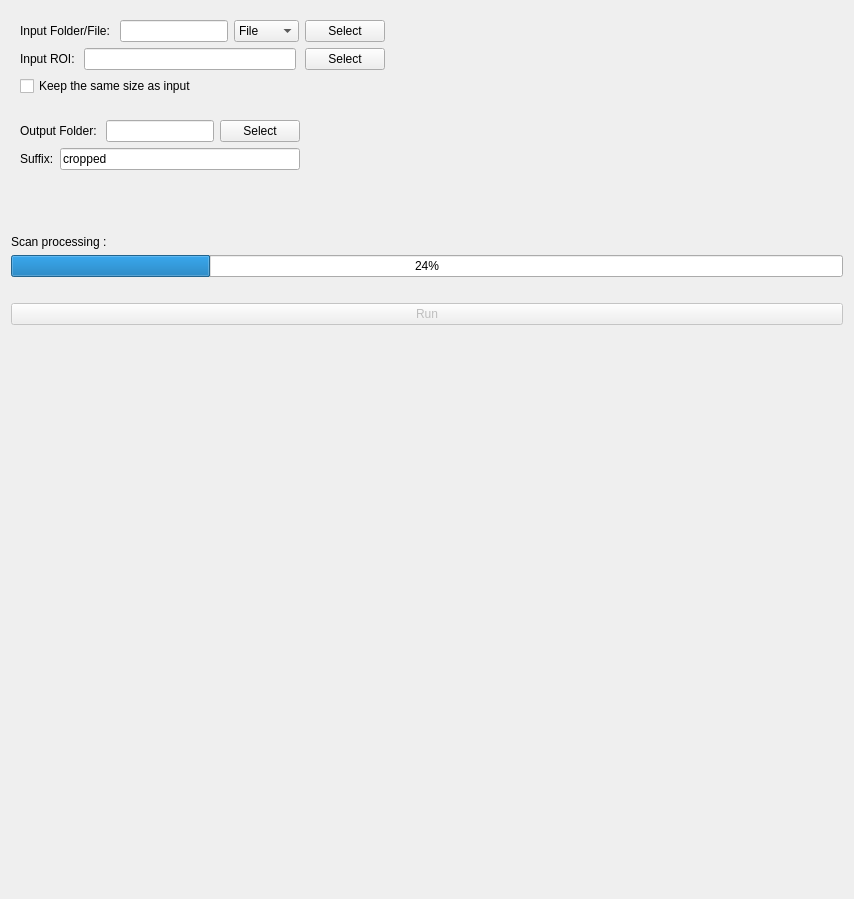
<?xml version="1.0" encoding="UTF-8"?>
<ui version="4.0">
 <class>t_crop_volumes</class>
 <widget class="qMRMLWidget" name="t_crop_volumes">
  <property name="geometry">
   <rect>
    <x>0</x>
    <y>0</y>
    <width>854</width>
    <height>899</height>
   </rect>
  </property>
  <layout class="QVBoxLayout" name="verticalLayout">
   <item>
    <widget class="ctkCollapsibleButton" name="inputsCollapsibleButton" native="true">
     <property name="text" stdset="0">
      <string>Inputs</string>
     </property>
     <layout class="QFormLayout" name="formLayout_2">
      <item row="1" column="0">
       <layout class="QVBoxLayout" name="verticalLayout_4">
        <item>
         <layout class="QHBoxLayout" name="horizontalLayout_9">
          <item>
           <widget class="QLabel" name="label">
            <property name="text">
             <string>Input Folder/File: </string>
            </property>
           </widget>
          </item>
          <item>
           <widget class="QLineEdit" name="editPathF">
            <property name="text">
             <string/>
            </property>
           </widget>
          </item>
          <item>
           <widget class="QComboBox" name="chooseType">
            <item>
             <property name="text">
              <string>File</string>
             </property>
            </item>
            <item>
             <property name="text">
              <string>Folder</string>
             </property>
            </item>
           </widget>
          </item>
          <item>
           <widget class="QPushButton" name="SearchPathButtonF">
            <property name="text">
             <string>Select</string>
            </property>
           </widget>
          </item>
         </layout>
        </item>
        <item>
         <layout class="QHBoxLayout" name="horizontalLayout_10">
          <property name="spacing">
           <number>9</number>
          </property>
          <item>
           <widget class="QLabel" name="label_3">
            <property name="text">
             <string>Input ROI:</string>
            </property>
           </widget>
          </item>
          <item>
           <widget class="QLineEdit" name="editPathVolume">
            <property name="text">
             <string/>
            </property>
           </widget>
          </item>
          <item>
           <widget class="QPushButton" name="SearchPathButtonV">
            <property name="text">
             <string>Select</string>
            </property>
           </widget>
          </item>
         </layout>
        </item>
        <item>
         <widget class="QCheckBox" name="checkBoxSize">
          <property name="text">
           <string>Keep the same size as input</string>
          </property>
         </widget>
        </item>
        <item>
         <layout class="QHBoxLayout" name="horizontalLayout_11"/>
        </item>
       </layout>
      </item>
     </layout>
    </widget>
   </item>
   <item>
    <widget class="ctkCollapsibleButton" name="outputsCollapsibleButton" native="true">
     <property name="text" stdset="0">
      <string>Outputs</string>
     </property>
     <layout class="QFormLayout" name="formLayout_4">
      <item row="0" column="0">
       <layout class="QVBoxLayout" name="verticalLayout_5">
        <item>
         <layout class="QHBoxLayout" name="horizontalLayout_12">
          <item>
           <widget class="QLabel" name="label_2">
            <property name="text">
             <string>Output Folder: </string>
            </property>
           </widget>
          </item>
          <item>
           <widget class="QLineEdit" name="editPathOutput">
            <property name="text">
             <string/>
            </property>
           </widget>
          </item>
          <item>
           <widget class="QPushButton" name="SearchPathButtonOut">
            <property name="text">
             <string>Select</string>
            </property>
           </widget>
          </item>
         </layout>
        </item>
        <item>
         <layout class="QHBoxLayout" name="horizontalLayout_14">
          <item>
           <widget class="QLabel" name="label_7">
            <property name="text">
             <string>Suffix:</string>
            </property>
           </widget>
          </item>
          <item>
           <widget class="QLineEdit" name="editSuffix">
            <property name="text">
             <string>cropped</string>
            </property>
           </widget>
          </item>
         </layout>
        </item>
       </layout>
      </item>
     </layout>
    </widget>
   </item>
   <item>
    <widget class="ctkCollapsibleButton" name="advancedCollapsibleButton" native="true">
     <property name="text" stdset="0">
      <string>Advanced</string>
     </property>
     <property name="collapsed" stdset="0">
      <bool>true</bool>
     </property>
     <layout class="QFormLayout" name="formLayout_3">
      <item row="1" column="0">
       <layout class="QVBoxLayout" name="verticalLayout_2"/>
      </item>
      <item row="2" column="0">
       <layout class="QVBoxLayout" name="verticalLayout_3"/>
      </item>
      <item row="0" column="0">
       <widget class="QLabel" name="label_5">
        <property name="text">
         <string/>
        </property>
       </widget>
      </item>
     </layout>
    </widget>
   </item>
   <item>
    <widget class="QLabel" name="label_4">
     <property name="text">
      <string>Scan processing : </string>
     </property>
    </widget>
   </item>
   <item>
    <widget class="QProgressBar" name="progressBar">
     <property name="value">
      <number>24</number>
     </property>
    </widget>
   </item>
   <item>
    <widget class="QLabel" name="label_time">
     <property name="text">
      <string/>
     </property>
    </widget>
   </item>
   <item>
    <widget class="QPushButton" name="applyButton">
     <property name="enabled">
      <bool>false</bool>
     </property>
     <property name="toolTip">
      <string>Run the algorithm.</string>
     </property>
     <property name="text">
      <string>Run</string>
     </property>
    </widget>
   </item>
   <item>
    <spacer name="verticalSpacer">
     <property name="orientation">
      <enum>Qt::Vertical</enum>
     </property>
     <property name="sizeHint" stdset="0">
      <size>
       <width>777</width>
       <height>382</height>
      </size>
     </property>
    </spacer>
   </item>
  </layout>
  <zorder>outputsCollapsibleButton</zorder>
  <zorder>advancedCollapsibleButton</zorder>
  <zorder>applyButton</zorder>
  <zorder>inputsCollapsibleButton</zorder>
  <zorder>progressBar</zorder>
  <zorder>label_4</zorder>
  <zorder>label_time</zorder>
 </widget>
 <customwidgets>
  <customwidget>
   <class>ctkCollapsibleButton</class>
   <extends>QWidget</extends>
   <header>ctkCollapsibleButton.h</header>
   <container>1</container>
  </customwidget>
  <customwidget>
   <class>qMRMLWidget</class>
   <extends>QWidget</extends>
   <header>qMRMLWidget.h</header>
   <container>1</container>
  </customwidget>
 </customwidgets>
 <resources/>
 <connections/>
</ui>
